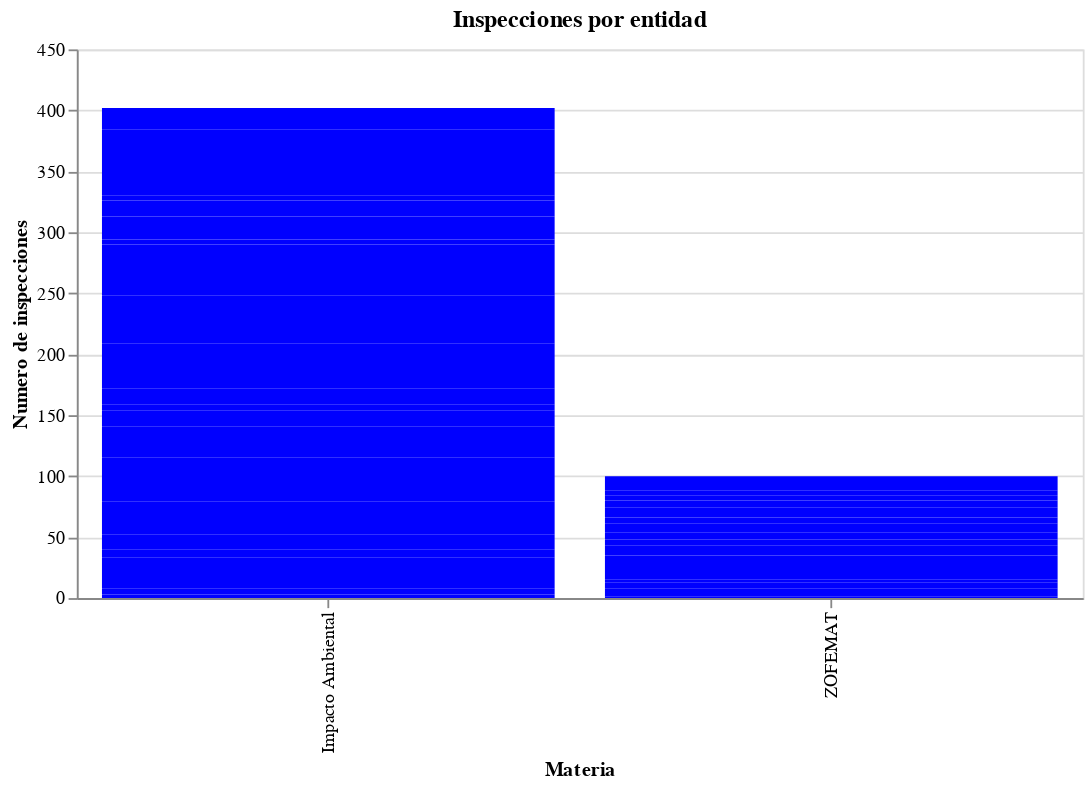

Write notebook code for a chart like this one.
### Code cell
#Impresión de gráfico
grafico_Materia

### Figure 1 — Vega-Lite specification as saved in the notebook (floating-point values rounded to 4 significant figures)
{"config": {"view": {"continuousWidth": 400, "continuousHeight": 300}}, "data": {"name": "data-618fe422a95e0677b81ef9286750aa7c"}, "mark": {"type": "bar", "color": "blue"}, "encoding": {"x": {"type": "ordinal", "field": "Materia "}, "y": {"type": "quantitative", "field": "Inspeccion", "title": "Numero de inspecciones"}}, "title": "Inspecciones por entidad", "width": 550, "$schema": "https://vega.github.io/schema/vega-lite/v4.8.1.json", "datasets": {"data-618fe422a95e0677b81ef9286750aa7c": [{"Entidad": "Aguascalientes", "Materia ": "Impacto Ambiental", "Inspeccion": 3}, {"Entidad": "Baja California", "Materia ": "Impacto Ambiental", "Inspeccion": 5}, {"Entidad": "Baja California Sur", "Materia ": "Impacto Ambiental", "Inspeccion": 25}, {"Entidad": "Campeche", "Materia ": "Impacto Ambiental", "Inspeccion": 7}, {"Entidad": "Chiapas", "Materia ": "Impacto Ambiental", "Inspeccion": 12}, {"Entidad": "Chihuahua", "Materia ": "Impacto Ambiental", "Inspeccion": 3}, {"Entidad": "Coahuila", "Materia ": "Impacto Ambiental", "Inspeccion": 14}, {"Entidad": "Colima", "Materia ": "Impacto Ambiental", "Inspeccion": 10}, {"Entidad": "Durango", "Materia ": "Impacto Ambiental", "Inspeccion": 4}, {"Entidad": "Guanajuato", "Materia ": "Impacto Ambiental", "Inspeccion": 8}, {"Entidad": "Guerrero", "Materia ": "Impacto Ambiental", "Inspeccion": 24}, {"Entidad": "Hidalgo", "Materia ": "Impacto Ambiental", "Inspeccion": 8}, {"Entidad": "Jalisco", "Materia ": "Impacto Ambiental", "Inspeccion": 18}, {"Entidad": "México", "Materia ": "Impacto Ambiental", "Inspeccion": 13}, {"Entidad": "Michoacán", "Materia ": "Impacto Ambiental", "Inspeccion": 5}, {"Entidad": "Morelos", "Materia ": "Impacto Ambiental", "Inspeccion": 13}, {"Entidad": "Nayarit", "Materia ": "Impacto Ambiental", "Inspeccion": 11}, {"Entidad": "Nuevo León", "Materia ": "Impacto Ambiental", "Inspeccion": 26}, {"Entidad": "Oaxaca", "Materia ": "Impacto Ambiental", "Inspeccion": 38}, {"Entidad": "Puebla", "Materia ": "Impacto Ambiental", "Inspeccion": 1}, {"Entidad": "Querétaro", "Materia ": "Impacto Ambiental", "Inspeccion": 3}, {"Entidad": "Quintana Roo", "Materia ": "Impacto Ambiental", "Inspeccion": 39}, {"Entidad": "San Luis Potosí", "Materia ": "Impacto Ambiental", "Inspeccion": 4}, {"Entidad": "Sinaloa", "Materia ": "Impacto Ambiental", "Inspeccion": 12}, {"Entidad": "Sonora", "Materia ": "Impacto Ambiental", "Inspeccion": 7}, {"Entidad": "Tabasco", "Materia ": "Impacto Ambiental", "Inspeccion": 6}, {"Entidad": "Tamaulipas", "Materia ": "Impacto Ambiental", "Inspeccion": 7}, {"Entidad": "Tlaxcala", "Materia ": "Impacto Ambiental", "Inspeccion": 4}, {"Entidad": "Veracruz", "Materia ": "Impacto Ambiental", "Inspeccion": 22}, {"Entidad": "Yucatán", "Materia ": "Impacto Ambiental", "Inspeccion": 32}, {"Entidad": "Zacatecas", "Materia ": "Impacto Ambiental", "Inspeccion": 8}, {"Entidad": "ZMVM", "Materia ": "Impacto Ambiental", "Inspeccion": 5}, {"Entidad": "Oficinas Centrales", "Materia ": "Impacto Ambiental", "Inspeccion": 5}, {"Entidad": "Baja California", "Materia ": "ZOFEMAT", "Inspeccion": 1}, {"Entidad": "Baja California Sur", "Materia ": "ZOFEMAT", "Inspeccion": 7}, {"Entidad": "Campeche", "Materia ": "ZOFEMAT", "Inspeccion": 0}, {"Entidad": "Chiapas", "Materia ": "ZOFEMAT", "Inspeccion": 5}, {"Entidad": "Colima", "Materia ": "ZOFEMAT", "Inspeccion": 2}, {"Entidad": "Guerrero", "Materia ": "ZOFEMAT", "Inspeccion": 20}, {"Entidad": "Jalisco", "Materia ": "ZOFEMAT", "Inspeccion": 8}, {"Entidad": "Michoacán", "Materia ": "ZOFEMAT", "Inspeccion": 5}, {"Entidad": "Nayarit", "Materia ": "ZOFEMAT", "Inspeccion": 6}, {"Entidad": "Oaxaca", "Materia ": "ZOFEMAT", "Inspeccion": 7}, {"Entidad": "Quintana Roo", "Materia ": "ZOFEMAT", "Inspeccion": 5}, {"Entidad": "Sinaloa", "Materia ": "ZOFEMAT", "Inspeccion": 8}, {"Entidad": "Sonora", "Materia ": "ZOFEMAT", "Inspeccion": 4}, {"Entidad": "Tabasco", "Materia ": "ZOFEMAT", "Inspeccion": 0}, {"Entidad": "Tamaulipas", "Materia ": "ZOFEMAT", "Inspeccion": 2}, {"Entidad": "Veracruz", "Materia ": "ZOFEMAT", "Inspeccion": 4}, {"Entidad": "Yucatán", "Materia ": "ZOFEMAT", "Inspeccion": 4}, {"Entidad": "Oficinas Centrales ", "Materia ": "ZOFEMAT", "Inspeccion": 12}]}}
